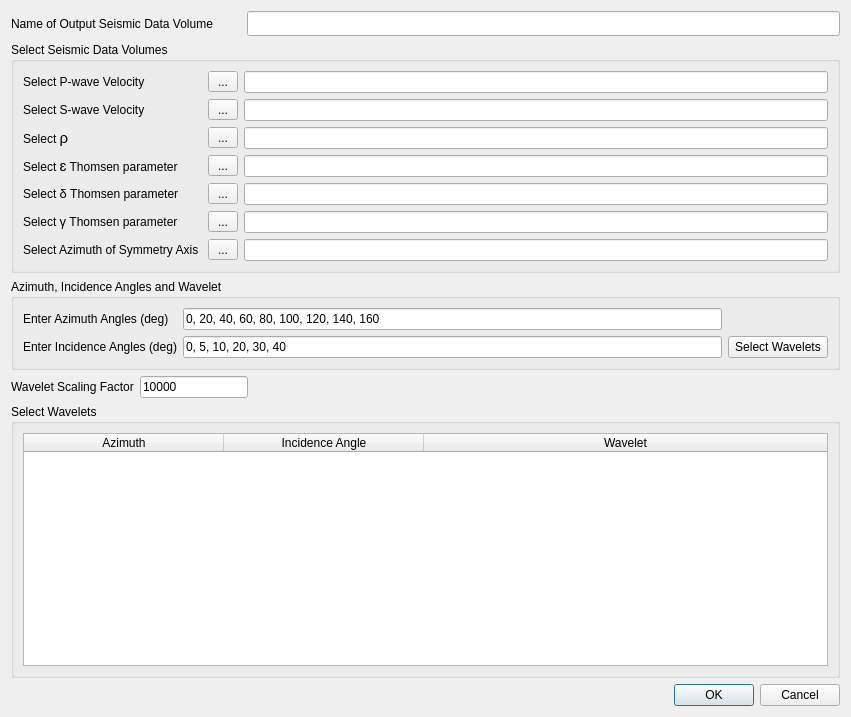
<?xml version="1.0" encoding="UTF-8"?>
<ui version="4.0">
 <class>DlgFractureForwardModeling</class>
 <widget class="QDialog" name="DlgFractureForwardModeling">
  <property name="geometry">
   <rect>
    <x>0</x>
    <y>0</y>
    <width>851</width>
    <height>717</height>
   </rect>
  </property>
  <property name="windowTitle">
   <string>Dialog</string>
  </property>
  <layout class="QGridLayout" name="gridLayout_4">
   <item row="0" column="0" colspan="2">
    <widget class="QLabel" name="label_10">
     <property name="minimumSize">
      <size>
       <width>230</width>
       <height>0</height>
      </size>
     </property>
     <property name="text">
      <string>Name of Output Seismic Data Volume</string>
     </property>
    </widget>
   </item>
   <item row="0" column="2" colspan="2">
    <widget class="QLineEdit" name="m_pOutputName">
     <property name="minimumSize">
      <size>
       <width>0</width>
       <height>25</height>
      </size>
     </property>
    </widget>
   </item>
   <item row="1" column="0" colspan="4">
    <widget class="QGroupBox" name="groupBox">
     <property name="title">
      <string>Select Seismic Data Volumes</string>
     </property>
     <layout class="QGridLayout" name="gridLayout">
      <item row="0" column="0">
       <widget class="QLabel" name="label">
        <property name="text">
         <string>Select P-wave Velocity</string>
        </property>
       </widget>
      </item>
      <item row="0" column="1">
       <widget class="QToolButton" name="m_pBtnSelectVp">
        <property name="minimumSize">
         <size>
          <width>30</width>
          <height>0</height>
         </size>
        </property>
        <property name="maximumSize">
         <size>
          <width>16777215</width>
          <height>16777215</height>
         </size>
        </property>
        <property name="text">
         <string>...</string>
        </property>
        <property name="icon">
         <iconset resource="../xconsole/x.qrc">
          <normaloff>:/Icon/18804.png</normaloff>:/Icon/18804.png</iconset>
        </property>
       </widget>
      </item>
      <item row="0" column="2">
       <widget class="QLineEdit" name="m_pLineEdtVp">
        <property name="readOnly">
         <bool>true</bool>
        </property>
       </widget>
      </item>
      <item row="1" column="0">
       <widget class="QLabel" name="label_2">
        <property name="text">
         <string>Select S-wave Velocity</string>
        </property>
       </widget>
      </item>
      <item row="1" column="1">
       <widget class="QToolButton" name="m_pBtnSelectVs">
        <property name="minimumSize">
         <size>
          <width>30</width>
          <height>0</height>
         </size>
        </property>
        <property name="maximumSize">
         <size>
          <width>16777215</width>
          <height>16777215</height>
         </size>
        </property>
        <property name="text">
         <string>...</string>
        </property>
        <property name="icon">
         <iconset resource="../xconsole/x.qrc">
          <normaloff>:/Icon/18804.png</normaloff>:/Icon/18804.png</iconset>
        </property>
       </widget>
      </item>
      <item row="1" column="2">
       <widget class="QLineEdit" name="m_pLineEdtVs">
        <property name="readOnly">
         <bool>true</bool>
        </property>
       </widget>
      </item>
      <item row="2" column="0">
       <widget class="QLabel" name="label_3">
        <property name="text">
         <string>&lt;html&gt;&lt;head/&gt;&lt;body&gt;&lt;p&gt;Select &lt;span style=&quot; font-family:'Calibri,sans-serif'; font-size:11pt;&quot;&gt;ρ&lt;/span&gt;&lt;/p&gt;&lt;/body&gt;&lt;/html&gt;</string>
        </property>
       </widget>
      </item>
      <item row="2" column="1">
       <widget class="QToolButton" name="m_pBtnSelectRho">
        <property name="minimumSize">
         <size>
          <width>30</width>
          <height>0</height>
         </size>
        </property>
        <property name="maximumSize">
         <size>
          <width>16777215</width>
          <height>16777215</height>
         </size>
        </property>
        <property name="text">
         <string>...</string>
        </property>
        <property name="icon">
         <iconset resource="../xconsole/x.qrc">
          <normaloff>:/Icon/18804.png</normaloff>:/Icon/18804.png</iconset>
        </property>
       </widget>
      </item>
      <item row="2" column="2">
       <widget class="QLineEdit" name="m_pLineEdtRho">
        <property name="readOnly">
         <bool>true</bool>
        </property>
       </widget>
      </item>
      <item row="3" column="0">
       <widget class="QLabel" name="label_4">
        <property name="text">
         <string>&lt;html&gt;&lt;head/&gt;&lt;body&gt;&lt;p&gt;Select &lt;span style=&quot; font-size:11pt;&quot;&gt;ɛ&lt;/span&gt; Thomsen parameter&lt;/p&gt;&lt;/body&gt;&lt;/html&gt;</string>
        </property>
       </widget>
      </item>
      <item row="3" column="1">
       <widget class="QToolButton" name="m_pBtnSelectEpsilon">
        <property name="minimumSize">
         <size>
          <width>30</width>
          <height>0</height>
         </size>
        </property>
        <property name="maximumSize">
         <size>
          <width>16777215</width>
          <height>16777215</height>
         </size>
        </property>
        <property name="text">
         <string>...</string>
        </property>
        <property name="icon">
         <iconset resource="../xconsole/x.qrc">
          <normaloff>:/Icon/18804.png</normaloff>:/Icon/18804.png</iconset>
        </property>
       </widget>
      </item>
      <item row="3" column="2">
       <widget class="QLineEdit" name="m_pLineEdtEpsilon">
        <property name="readOnly">
         <bool>true</bool>
        </property>
       </widget>
      </item>
      <item row="4" column="0">
       <widget class="QLabel" name="label_6">
        <property name="text">
         <string>&lt;html&gt;&lt;head/&gt;&lt;body&gt;&lt;p&gt;Select &lt;span style=&quot; font-size:10pt;&quot;&gt;δ&lt;/span&gt; Thomsen parameter&lt;/p&gt;&lt;/body&gt;&lt;/html&gt;</string>
        </property>
       </widget>
      </item>
      <item row="4" column="1">
       <widget class="QToolButton" name="m_pBtnSelectDelta">
        <property name="minimumSize">
         <size>
          <width>30</width>
          <height>0</height>
         </size>
        </property>
        <property name="maximumSize">
         <size>
          <width>16777215</width>
          <height>16777215</height>
         </size>
        </property>
        <property name="text">
         <string>...</string>
        </property>
        <property name="icon">
         <iconset resource="../xconsole/x.qrc">
          <normaloff>:/Icon/18804.png</normaloff>:/Icon/18804.png</iconset>
        </property>
       </widget>
      </item>
      <item row="4" column="2">
       <widget class="QLineEdit" name="m_pLineEdtDelta">
        <property name="readOnly">
         <bool>true</bool>
        </property>
       </widget>
      </item>
      <item row="5" column="0">
       <widget class="QLabel" name="label_5">
        <property name="text">
         <string>&lt;html&gt;&lt;head/&gt;&lt;body&gt;&lt;p&gt;Select &lt;span style=&quot; font-size:10pt;&quot;&gt;γ&lt;/span&gt; Thomsen parameter&lt;/p&gt;&lt;/body&gt;&lt;/html&gt;</string>
        </property>
       </widget>
      </item>
      <item row="5" column="1">
       <widget class="QToolButton" name="m_pBtnSelectGamma">
        <property name="minimumSize">
         <size>
          <width>30</width>
          <height>0</height>
         </size>
        </property>
        <property name="maximumSize">
         <size>
          <width>16777215</width>
          <height>16777215</height>
         </size>
        </property>
        <property name="text">
         <string>...</string>
        </property>
        <property name="icon">
         <iconset resource="../xconsole/x.qrc">
          <normaloff>:/Icon/18804.png</normaloff>:/Icon/18804.png</iconset>
        </property>
       </widget>
      </item>
      <item row="5" column="2">
       <widget class="QLineEdit" name="m_pLineEdtGamma">
        <property name="readOnly">
         <bool>true</bool>
        </property>
       </widget>
      </item>
      <item row="6" column="0">
       <widget class="QLabel" name="label_7">
        <property name="text">
         <string>&lt;html&gt;&lt;head/&gt;&lt;body&gt;&lt;p&gt;Select Azimuth of Symmetry Axis &lt;/p&gt;&lt;/body&gt;&lt;/html&gt;</string>
        </property>
       </widget>
      </item>
      <item row="6" column="1">
       <widget class="QToolButton" name="m_pBtnSelectAzimuth">
        <property name="minimumSize">
         <size>
          <width>30</width>
          <height>0</height>
         </size>
        </property>
        <property name="maximumSize">
         <size>
          <width>16777215</width>
          <height>16777215</height>
         </size>
        </property>
        <property name="text">
         <string>...</string>
        </property>
        <property name="icon">
         <iconset resource="../xconsole/x.qrc">
          <normaloff>:/Icon/18804.png</normaloff>:/Icon/18804.png</iconset>
        </property>
       </widget>
      </item>
      <item row="6" column="2">
       <widget class="QLineEdit" name="m_pLineEdtAzimuth">
        <property name="readOnly">
         <bool>true</bool>
        </property>
       </widget>
      </item>
     </layout>
    </widget>
   </item>
   <item row="2" column="0" colspan="4">
    <widget class="QGroupBox" name="groupBox_2">
     <property name="title">
      <string>Azimuth, Incidence Angles and Wavelet</string>
     </property>
     <layout class="QGridLayout" name="gridLayout_2">
      <item row="0" column="0">
       <widget class="QLabel" name="label_8">
        <property name="text">
         <string>Enter Azimuth Angles (deg)</string>
        </property>
       </widget>
      </item>
      <item row="0" column="1">
       <widget class="QLineEdit" name="m_pLineEdtEnterAzi">
        <property name="text">
         <string>0, 20, 40, 60, 80, 100, 120, 140, 160</string>
        </property>
       </widget>
      </item>
      <item row="1" column="0">
       <widget class="QLabel" name="label_9">
        <property name="text">
         <string>Enter Incidence Angles (deg)</string>
        </property>
       </widget>
      </item>
      <item row="1" column="1">
       <widget class="QLineEdit" name="m_pLineEdtEnterIncidence">
        <property name="text">
         <string>0, 5, 10, 20, 30, 40</string>
        </property>
       </widget>
      </item>
      <item row="1" column="2">
       <widget class="QPushButton" name="m_pPushBtnUpdate">
        <property name="minimumSize">
         <size>
          <width>100</width>
          <height>0</height>
         </size>
        </property>
        <property name="text">
         <string>Select Wavelets</string>
        </property>
       </widget>
      </item>
     </layout>
    </widget>
   </item>
   <item row="3" column="0">
    <widget class="QLabel" name="label_11">
     <property name="text">
      <string>Wavelet Scaling Factor</string>
     </property>
    </widget>
   </item>
   <item row="3" column="1" colspan="2">
    <widget class="QLineEdit" name="m_pLineEdtScalingFactor">
     <property name="maximumSize">
      <size>
       <width>400</width>
       <height>16777215</height>
      </size>
     </property>
     <property name="text">
      <string>10000</string>
     </property>
    </widget>
   </item>
   <item row="4" column="0" colspan="4">
    <widget class="QGroupBox" name="groupBox_3">
     <property name="title">
      <string>Select Wavelets</string>
     </property>
     <layout class="QGridLayout" name="gridLayout_3">
      <item row="0" column="0">
       <widget class="QTableWidget" name="m_pTable">
        <attribute name="horizontalHeaderCascadingSectionResizes">
         <bool>true</bool>
        </attribute>
        <attribute name="horizontalHeaderDefaultSectionSize">
         <number>200</number>
        </attribute>
        <attribute name="horizontalHeaderMinimumSectionSize">
         <number>50</number>
        </attribute>
        <attribute name="horizontalHeaderStretchLastSection">
         <bool>true</bool>
        </attribute>
        <column>
         <property name="text">
          <string>Azimuth</string>
         </property>
        </column>
        <column>
         <property name="text">
          <string>Incidence Angle</string>
         </property>
        </column>
        <column>
         <property name="text">
          <string>Wavelet</string>
         </property>
        </column>
       </widget>
      </item>
     </layout>
    </widget>
   </item>
   <item row="5" column="3">
    <widget class="QDialogButtonBox" name="buttonBox">
     <property name="orientation">
      <enum>Qt::Horizontal</enum>
     </property>
     <property name="standardButtons">
      <set>QDialogButtonBox::Cancel|QDialogButtonBox::Ok</set>
     </property>
    </widget>
   </item>
  </layout>
 </widget>
 <resources>
  <include location="../xconsole/x.qrc"/>
 </resources>
 <connections>
  <connection>
   <sender>buttonBox</sender>
   <signal>accepted()</signal>
   <receiver>DlgFractureForwardModeling</receiver>
   <slot>accept()</slot>
   <hints>
    <hint type="sourcelabel">
     <x>248</x>
     <y>254</y>
    </hint>
    <hint type="destinationlabel">
     <x>157</x>
     <y>274</y>
    </hint>
   </hints>
  </connection>
  <connection>
   <sender>buttonBox</sender>
   <signal>rejected()</signal>
   <receiver>DlgFractureForwardModeling</receiver>
   <slot>reject()</slot>
   <hints>
    <hint type="sourcelabel">
     <x>316</x>
     <y>260</y>
    </hint>
    <hint type="destinationlabel">
     <x>286</x>
     <y>274</y>
    </hint>
   </hints>
  </connection>
 </connections>
</ui>
